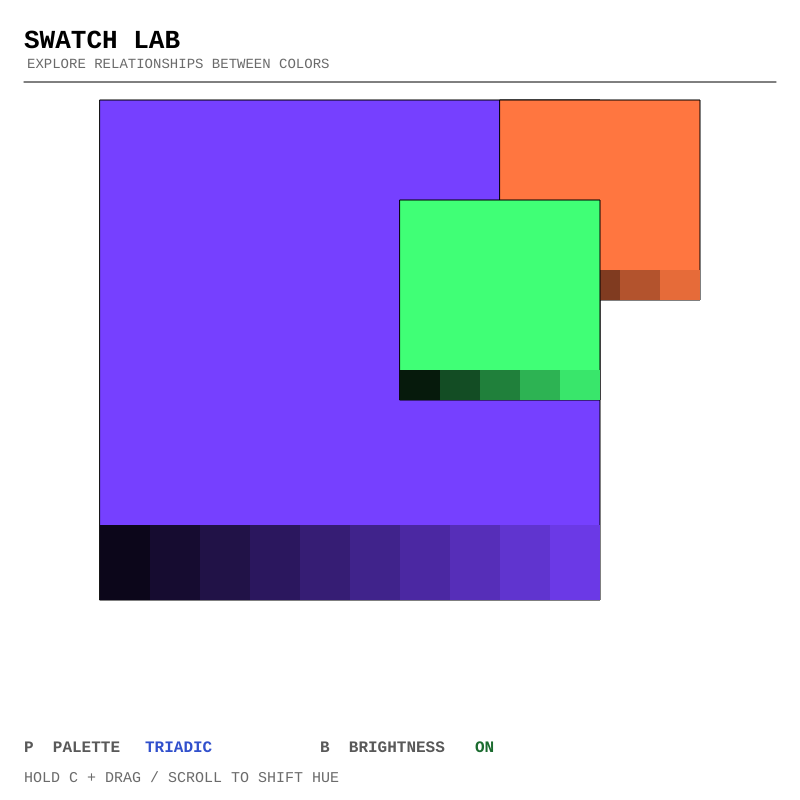
Frame 1 (no input)
Frame 60 (no input): identical to frame 1, image omitted
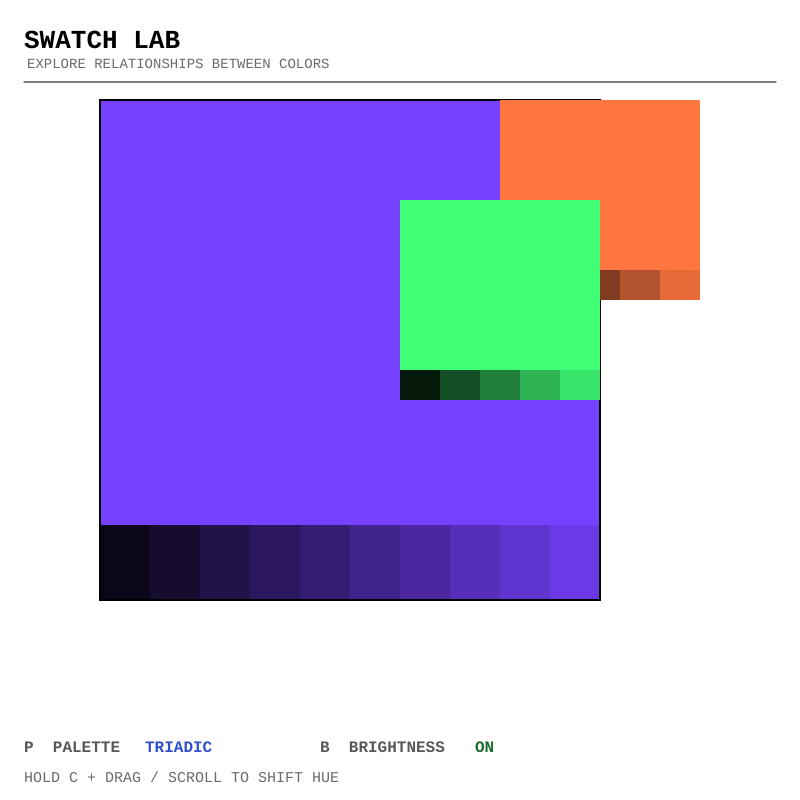
Frame 120 (the mouse pressed at the canvas centre since frame 60)

The p5.js sketch that drew these frames (run headless with seeded random() and noise() and a simulated clock; from frame 60 on, the mouse is pressed at the canvas centre):

// p5.js sketch
// ── sketch.js
// Meghna/Assignments/Assignment2/sketch.js
// This sketch creates three movable swatches with toggleable triadic and adjacent palettes
// The swatches can be clicked and dragged to new positions
// Holding C while dragging shifts the shared base hue
// Pressing P toggles between triadic and adjacent palettes
// Pressing B toggles the brightness gradient strips on and off

let swatch1;
let swatch2;
let swatch3;

let swatches = [];
let colorShift = false;
let baseHue;
let paletteMode = 'triadic';
let showBrightnessGradient = true;
let swatchSaturation = 75; // set to 75% for aesthtic purposes
let swatchBrightness = 100;
let brightnessGradientInset = 10; //allows for a small margin on the brightness gradient to avoid pure black and white

// Create the swatches and initialize their shared palette
function setup() {
  createCanvas(800, 800);
  colorMode(HSB, 360, 100, 100);

  swatch1 = new Swatch(100, 100, 500, 500, 10);
  swatch2 = new Swatch(500, 100, 200, 200, 5);
  swatch3 = new Swatch(400, 200, 200, 200, 5);

  swatches.push(swatch1, swatch2, swatch3);
  baseHue = hue(swatch1.c);
  updatePalette(0);
}

// Redraw the background, swatches, and interaction instructions each frame
function draw() {
  colorMode(HSB, 360, 100, 100);
  background(0, 0, 100);

  for (let i = 0; i < swatches.length; i++) {
    swatches[i].draw();
  }

  //Text style and instructions

  push();
  textFont('Courier New');
  noStroke();

  textStyle(BOLD);
  textSize(26);
  fill(0, 0, 0);
  text('SWATCH LAB', 24, 48);

  textStyle(NORMAL);
  textSize(14);
  fill(0, 0, 42);
  text('EXPLORE RELATIONSHIPS BETWEEN COLORS', 27, 68);
  stroke(0, 0, 0);
  strokeWeight(1);
  line(24, 82, width - 24, 82);
  noStroke();

  textStyle(BOLD);
  textSize(16);
  fill(0, 0, 35);
  text('P  PALETTE', 24, height - 48);
  fill(228, 76, 80);
  text(paletteMode.toUpperCase(), 145, height - 48);

  fill(0, 0, 35);
  text('B  BRIGHTNESS', 320, height - 48);
  fill(showBrightnessGradient ? color(135, 75, 42) : color(5, 75, 55));
  text(showBrightnessGradient ? 'ON' : 'OFF', 475, height - 48);

  textStyle(NORMAL);
  textSize(15);
  fill(0, 0, 42);
  text('HOLD C + DRAG / SCROLL TO SHIFT HUE', 24, height - 18);
  pop();
}

// Select the topmost swatch under the mouse pointer
function mousePressed() {
  for (let i = swatches.length - 1; i >= 0; i--) {
    let s = swatches[i];
    let hitTest = s.hitTest(mouseX, mouseY);

    if (hitTest) {
      s.selected = true;
      print("selected", i);
      return;
    }
  }
}

// Toggle palette mode with P, brightness strips with B, or enable hue editing with C
function keyPressed() {
  if (key.toLowerCase() === 'p') {
    paletteMode = paletteMode === 'triadic' ? 'adjacent' : 'triadic';
    updatePalette(0);
  } else if (key.toLowerCase() === 'b') {
    showBrightnessGradient = !showBrightnessGradient;
  } else if (key.toLowerCase() === 'c') {
    colorShift = true;
  }
}

// Restore normal dragging after the key is released
function keyReleased() {
  colorShift = false;
}

// Clear swatch selection when the mouse button is released
function mouseReleased() {
  deselectAllSwatches();
}

// Use the mouse wheel to adjust the active palette while C is held
function mouseWheel(event) {
  let e = round(event.delta); // event.getCount() equivalent
  for (let i = 0; i < swatches.length; i++) {
    let s = swatches[i];
    if (s.selected) {
      if (colorShift) {
        updatePalette(e);
      }
      return;
    }
  }
}

// Move the selected swatch, or shift all palette hues while C is held
function mouseDragged() {
  let delta = createVector(mouseX - pmouseX, mouseY - pmouseY);
  for (let i = 0; i < swatches.length; i++) {
    let s = swatches[i];
    if (s.selected) {
      if (!colorShift) {
        s.moveBy(delta);
      } else {
        updatePalette(delta.x);
      }
      return;
    }
  }
}

// Apply either 120-degree triadic offsets or symmetric 30-degree adjacent offsets
function updatePalette(hueChange) {
  baseHue = (baseHue + hueChange + 360) % 360; // Ensure baseHue stays within 0-360
  let hueOffsets = paletteMode === 'triadic' ? [0, 120, 240] : [0, -30, 30]; // Defines hue offsets based on palette mode
  for (let i = 0; i < swatches.length; i++) {
    swatches[i].c = color(
      (baseHue + hueOffsets[i] + 360) % 360,
      swatchSaturation,
      swatchBrightness
    ); 
  } // Visits each swatch so it can apply its corresponding hue offset
  // In adjacent mode, the first swatch gets the base hue, and the other two get hues on either side
}

// Deselect every swatch.
function deselectAllSwatches() {
  for (let i = 0; i < swatches.length; i++) {
    swatches[i].selected = false;
  }
}

// ---------------- Swatch Class ----------------

// Store and draw one movable, selectable color swatch
class Swatch {
  // Set the swatch bounds, brightness sample count, initial color, and selection state
  constructor(x, y, w, h, brightnessSteps) {
    this.pos = createVector(x, y);
    this.w = w;
    this.h = h;
    this.brightnessSteps = brightnessSteps;
    this.c = color(random(360), swatchSaturation, swatchBrightness);
    this.selected = false;
  }

  // Draw the swatch and outline it when selected
  draw() {
    fill(this.c);
    rect(this.pos.x, this.pos.y, this.w, this.h);
    if (showBrightnessGradient) { // Only draw the brightness gradient if the toggle is on
      this.drawBrightnessStrip();
    }
    if (this.selected) {
      noFill();
      stroke(0);
      strokeWeight(2);
      rect(this.pos.x, this.pos.y, this.w, this.h);
      noStroke();
    }
  }

  // Draw evenly spaced brightness variations along the bottom of the swatch
  drawBrightnessStrip() {
    // Calculate the height of the strip and the width of each block based on the number of brightness steps
    let stripHeight = this.h * 0.15;
    let blockWidth = this.w / this.brightnessSteps;

    push();
    noStroke();
    for (let i = 0; i < this.brightnessSteps; i++) { // Loop through the number of brightness steps to create variations
      let brightnessValue = map(
        i,
        0,
        this.brightnessSteps - 1,
        brightnessGradientInset,
        swatchBrightness - brightnessGradientInset
      );
      let variation = color(hue(this.c), saturation(this.c), brightnessValue);
      fill(variation);
      rect(
        this.pos.x + i * blockWidth,
        this.pos.y + this.h - stripHeight,
        blockWidth,
        stripHeight
      );
    }
    pop();
  }

  // Return whether the given point falls inside this swatch
  hitTest(mx, my) {
    return (mx > this.pos.x && mx < this.pos.x + this.w &&
            my > this.pos.y && my < this.pos.y + this.h);
  }

  // Shift this swatch's position by the supplied vector
  moveBy(delta) {
    this.pos.add(delta);
  }

}
